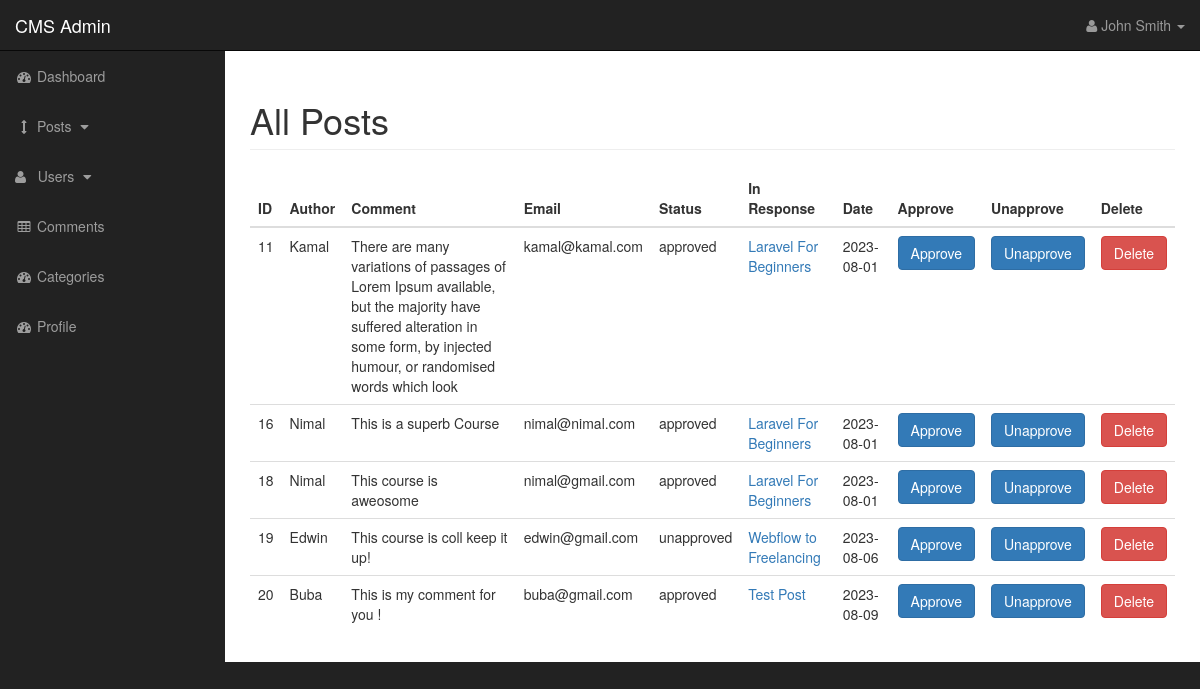
The app's page /admin/comments.php (signed in) with its own data.
### tables this page shows
CREATE TABLE `comments` (
  `comment_id` int(3) NOT NULL,
  `comment_post_id` int(3) NOT NULL,
  `comment_author` varchar(255) NOT NULL,
  `comment_email` varchar(255) NOT NULL,
  `comment_content` text NOT NULL,
  `comment_status` varchar(50) NOT NULL,
  `comment_date` date NOT NULL
);

CREATE TABLE `posts` (
  `post_id` int(3) NOT NULL,
  `post_category_id` int(3) NOT NULL,
  `post_title` varchar(255) NOT NULL,
  `post_author` varchar(255) NOT NULL,
  `post_date` date NOT NULL,
  `post_image` text NOT NULL,
  `post_content` text NOT NULL,
  `post_tags` varchar(255) NOT NULL,
  `post_comment_count` int(10) NOT NULL,
  `post_status` varchar(255) DEFAULT 'draft'
);

### admin/includes/view_all_comments.php (the view, shortened to what this page needs)
<h1 class="page-header">
            All Posts
        </h1>
        <table class="table table-hover table-borderd">
            <thead>
                <tr>
                <th scope="col">ID</th>
                <th scope="col">Author</th>
                <th scope="col">Comment</th>
                <th scope="col">Email</th>
                <th scope="col">Status</th>
                <th scope="col">In Response</th>
                <th scope="col">Date</th>
                <th scope="col">Approve</th>
                <th scope="col">Unapprove</th>
                <th scope="col">Delete</th>
                </tr>
            </thead>
            <tbody>
<?php
$query = "SELECT * FROM comments";
$get_all_comments = mysqli_query($conn,$query);
while ($result=mysqli_fetch_assoc($get_all_comments)) {
    $comment_id = $result['comment_id'];
    $comment_post_id = $result['comment_post_id'];
    $comment_author = $result['comment_author'];
    $comment_content = $result['comment_content'];
    $comment_email = $result['comment_email'];
    $comment_status = $result['comment_status'];
    $comment_date = $result['comment_date'];
    echo "<tr>";
    echo "<td>$comment_id</td>";
    echo "<td>$comment_author</td>";
    echo "<td>$comment_content</td>";
    echo "<td>$comment_email</td>";
    echo "<td>$comment_status</td>";
    $query = "SELECT * FROM posts WHERE post_id = $comment_post_id";
    $select_post_id_query = mysqli_query($conn,$query);
    while($row = mysqli_fetch_assoc($select_post_id_query)){
        $post_id = $row['post_id'];
        $post_title =  $row['post_title'];
        echo "<td><a href='../post.php?p_id=$post_id'>$post_title</a></td>";
    }
    echo "<td>$comment_date</td>";
    echo "<td><a class='btn btn-primary' href='comments.php?approve={$comment_id}'>Approve</a></td>";
    echo "<td><a class='btn btn-primary' href='comments.php?unapprove={$comment_id}'>Unapprove</a></td>";
    echo "<td><a class='btn btn-danger' href='comments.php?delete={$comment_id}'>Delete</a></td>";
    echo "</tr>";
}
?>
            </tbody>
            </table>
    </div>

### admin/css/sb-admin.css (style rules this page uses)
body { margin-top: 100px; background-color: #222; }
@media (min-width:768px) { body { margin-top: 50px; } }

### records on screen
comments: comment_id "11", comment_author "Kamal", comment_content "There are many variations of passages of Lorem Ipsum available, but the majority have suffered alteration in some form, by injected humour, or randomised words which look", comment_email "kamal@kamal.com", comment_status "approved", comment_date "2023-08-01"
posts: post_title "Laravel For Beginners"
comments: comment_id "16", comment_author "Nimal", comment_content "This is a superb Course", comment_email "nimal@nimal.com", comment_status "approved", comment_date "2023-08-01"
comments: comment_id "18", comment_author "Nimal", comment_content "This course is aweosome", comment_email "nimal@gmail.com", comment_status "approved", comment_date "2023-08-01"
comments: comment_id "19", comment_author "Edwin", comment_content "This course is coll keep it up!", comment_email "edwin@gmail.com", comment_status "unapproved", comment_date "2023-08-06"
posts: post_title "Webflow to Freelancing"
comments: comment_id "20", comment_author "Buba", comment_content "This is my comment for you !", comment_email "buba@gmail.com", comment_status "approved", comment_date "2023-08-09"
posts: post_title "Test Post"
